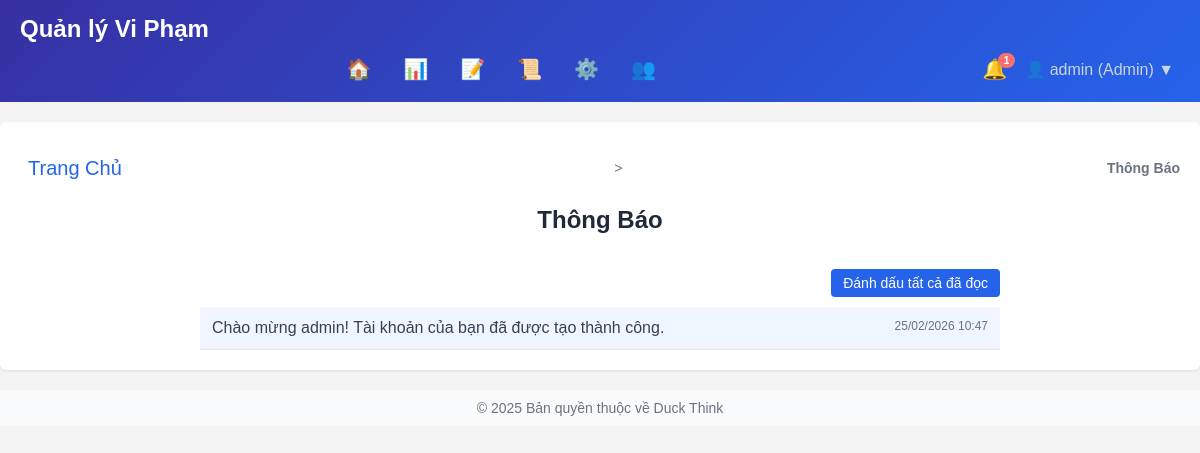
Page /notifications (signed in) on the committed database.
### app.py (models this page shows, shortened)
class User(db.Model):
    __tablename__ = 'users'
    id = db.Column(db.Integer, primary_key=True)
    display_name = db.Column(db.String(128), nullable=False)
    username = db.Column(db.String(64), unique=True, nullable=False)
    email = db.Column(db.String(256), unique=True, nullable=False)
    password_hash = db.Column(db.String(256), nullable=False)
    is_admin = db.Column(db.Boolean, default=False)
    registered_at = db.Column(db.DateTime, default=datetime.utcnow)
    student_name = db.Column(db.String(128), nullable=True)
    avatar_path = db.Column(db.String(256), nullable=True)
    bio = db.Column(db.String(512), nullable=True)
    payments = db.relationship('Payment', backref='user', lazy=True)
    complaints = db.relationship('Complaint', backref='user', lazy=True)
    notifications = db.relationship('Notification', backref='user', lazy=True)
    is_super_admin = db.Column(db.Boolean, default=False)

class Notification(db.Model):
    __tablename__ = 'notifications'
    id = db.Column(db.Integer, primary_key=True)
    user_id = db.Column(db.Integer, db.ForeignKey('users.id'), nullable=False)
    message = db.Column(db.String(512), nullable=False)
    url = db.Column(db.String(256), nullable=True)
    is_read = db.Column(db.Boolean, default=False)
    created_at = db.Column(db.DateTime, default=datetime.utcnow)

### app.py (the view)
@app.route('/notifications')
@login_required
def notifications() -> str:
    user = get_current_user()
    notes = Notification.query.filter_by(user_id=user.id).order_by(Notification.created_at.desc()).all()
    return render_template(
        'notifications.html', user=user, notifications=notes,
        breadcrumbs=[
            {'label': 'Trang Chủ', 'url': url_for('index')},
            {'label': 'Thông Báo', 'url': url_for('notifications')}
        ]
    )

### app.py (called while the page is built)
def login_required(fn):
    from functools import wraps
    @wraps(fn)
    def wrapper(*args, **kwargs):
        if not session.get('user_id'):
            flash('Bạn phải đăng nhập để xem trang này.', 'warning')
            return redirect(url_for('login', next=request.path))
        return fn(*args, **kwargs)
    return wrapper

def get_current_user() -> Optional[User]:
    user_id = session.get('user_id')
    if user_id:
        return User.query.get(int(user_id))
    return None

### templates/notifications.html (shortened to what this page needs)
{% extends 'base.html' %}
{% block content %}
<div class="notifications-page">
  <h2>Thông Báo</h2>
  {% if notifications %}
    <form class="mark-all" method="post" action="{{ url_for('notifications_read_all') }}">
      <button type="submit">Đánh dấu tất cả đã đọc</button>
    </form>
    <div>
      {% for n in notifications %}
        <div class="notification-item {% if not n.is_read %}unread{% endif %}">
          <div class="message">
            <a href="{{ url_for('notification_detail', note_id=n.id) }}" style="text-decoration:none; color:inherit;">
              {{ n.message }}
            </a>
          </div>
          <div class="date">{{ n.created_at.strftime('%d/%m/%Y %H:%M') }}</div>
        </div>
      {% endfor %}
    </div>
  {% else %}
    <p>Không có thông báo nào.</p>
  {% endif %}
</div>
{% endblock %}

### templates/base.html (shortened to what this page needs)
<!DOCTYPE html>
<html lang="vi">
<head>
</head>
<body>
    <header>
        <h1>Quản lý Vi Phạm</h1>
        <nav>
            <div class="nav-left">
                <a href="{{ url_for('index') }}" title="Trang Chủ">🏠</a>
                {% if user %}
                    <a href="{{ url_for('summary') }}" title="Bảng Tổng Hợp">📊</a>
                    {% if user.is_admin %}
                        <a href="{{ url_for('add_violation') }}" title="Ghi Vi Phạm">📝</a>
                    {% endif %}
                    <a href="{{ url_for('history') }}" title="Lịch Sử Nộp Tiền">📜</a>
                    {% if user.is_admin %}
                        <a href="{{ url_for('admin') }}" title="Quản Trị">⚙️</a>
                        <a href="{{ url_for('admin_users') }}" title="Quản Lí User">👥</a>
                    {% endif %}
                {% endif %}
            </div>
            <div class="nav-right">
                {% if user %}
                    <div class="nav-notification" onclick="toggleNotificationPanel(event)" title="Thông báo">
                        🔔
                        {% if nav_notifications and nav_notifications > 0 %}
                            <span class="badge">{{ nav_notifications }}</span>
                        {% endif %}
                    </div>
                    <div class="user-dropdown">
                        <button type="button" class="user-dropdown-toggle" onclick="toggleUserMenu()">
                            {{ user.display_name }} ({{ 'Admin' if user.is_admin else 'Học Sinh' }}) ▼
                        </button>
                    </div>
                {% else %}
                    <a href="{{ url_for('login') }}" title="Đăng Nhập">🔐</a>
                    <a href="{{ url_for('register') }}" title="Đăng Kí">➕</a>
                {% endif %}
            </div>
        </nav>
    </header>
    <div class="container">
        {% if breadcrumbs %}
        <nav aria-label="breadcrumb" style="margin-bottom:10px; font-size:14px; color:#6b7280;">
            {% for crumb in breadcrumbs %}
                {% if not loop.last %}
                    <a href="{{ crumb.url }}" style="color:#2563eb; text-decoration:none; margin-right:4px;">{{ crumb.label }}</a> &gt;
                {% else %}
                    <span style="font-weight:600; margin-left:4px;">{{ crumb.label }}</span>
                {% endif %}
            {% endfor %}
        </nav>
        {% endif %}
        {% block content %}{% endblock %}
    </div>
    <footer style="text-align:center; padding:10px 0; font-size:14px; color:#6b7280; background:#f9fafb; margin-top:20px;">
      © 2025 Bản quyền thuộc về Duck Think
    </footer>
</body>
</html>

### templates/base.html (style rules this page uses)
body { font-family: Arial, sans-serif; margin: 0; padding: 0; background: #f4f4f4; }
header { background: linear-gradient(135deg, #3730a3, #2563eb); color: #ffffff; padding: 15px 20px; }
header h1 { margin: 0; font-size: 24px; font-weight: 600; }
nav { margin-top: 8px; position: relative; display: flex; align-items: center; justify-content: space-between; flex-wrap: wrap; }
.nav-right { display: flex; align-items: center; gap: 12px; }
nav a { color: #cbd5e1; text-decoration: none; padding: 8px; border-radius: 4px; font-size: 20px; line-height: 1; }
.nav-notification { position: relative; display: inline-flex; align-items: center; justify-content: center; font-size: 20px; cursor: pointer; }
.nav-left { flex-grow: 1; display: flex; justify-content: center; align-items: center; gap: 16px; }
.nav-notification .badge { position: absolute; top: -4px; right: -8px; background: #f87171; color: #ffffff; border-radius: 9999px; padding: 2px 6px; font-size: 10px; font-weight: bold; }
.user-dropdown { position: relative; display: inline-block; }
.user-dropdown-toggle { display: flex; align-items: center; gap: 4px; cursor: pointer; color: #cbd5e1; background: transparent; border: none; font-size: 16px; }
.container { padding: 20px; max-width: 1200px; margin: 20px auto; background: #ffffff; box-shadow: 0 1px 3px rgba(0,0,0,0.1); border-radius: 6px; }
form button { margin-top: 15px; padding: 8px 16px; background: #2563eb; color: #fff; border: none; border-radius: 4px; cursor: pointer; }

### templates/notifications.html (style rules this page uses)
.notifications-page { max-width: 800px; margin: 0 auto; }
.notifications-page h2 { text-align: center; margin-bottom: 20px; color: #1f2937; }
.notification-item { display: flex; justify-content: space-between; align-items: flex-start; padding: 12px; border-bottom: 1px solid #e5e7eb; background: #ffffff; }
.notification-item.unread { background: #eff6ff; }
.notification-item .message { flex: 1; color: #374151; }
.notification-item .date { font-size: 12px; color: #6b7280; margin-left: 10px; white-space: nowrap; }
.mark-all { display: block; margin-bottom: 10px; text-align: right; }
.mark-all button { padding: 6px 12px; background: #2563eb; color: #ffffff; border: none; border-radius: 4px; font-size: 14px; cursor: pointer; }

### rows in the picture
User: display_name "admin", is_admin "Admin"
Notification: message "Chào mừng admin! Tài khoản của bạn đã được tạo thành công.", created_at "25/02/2026 10:47"

### other values in the picture
{{ nav_notifications }} "1"
{{ crumb.label }} "Trang Chủ"
{{ crumb.label }} "Thông Báo"
